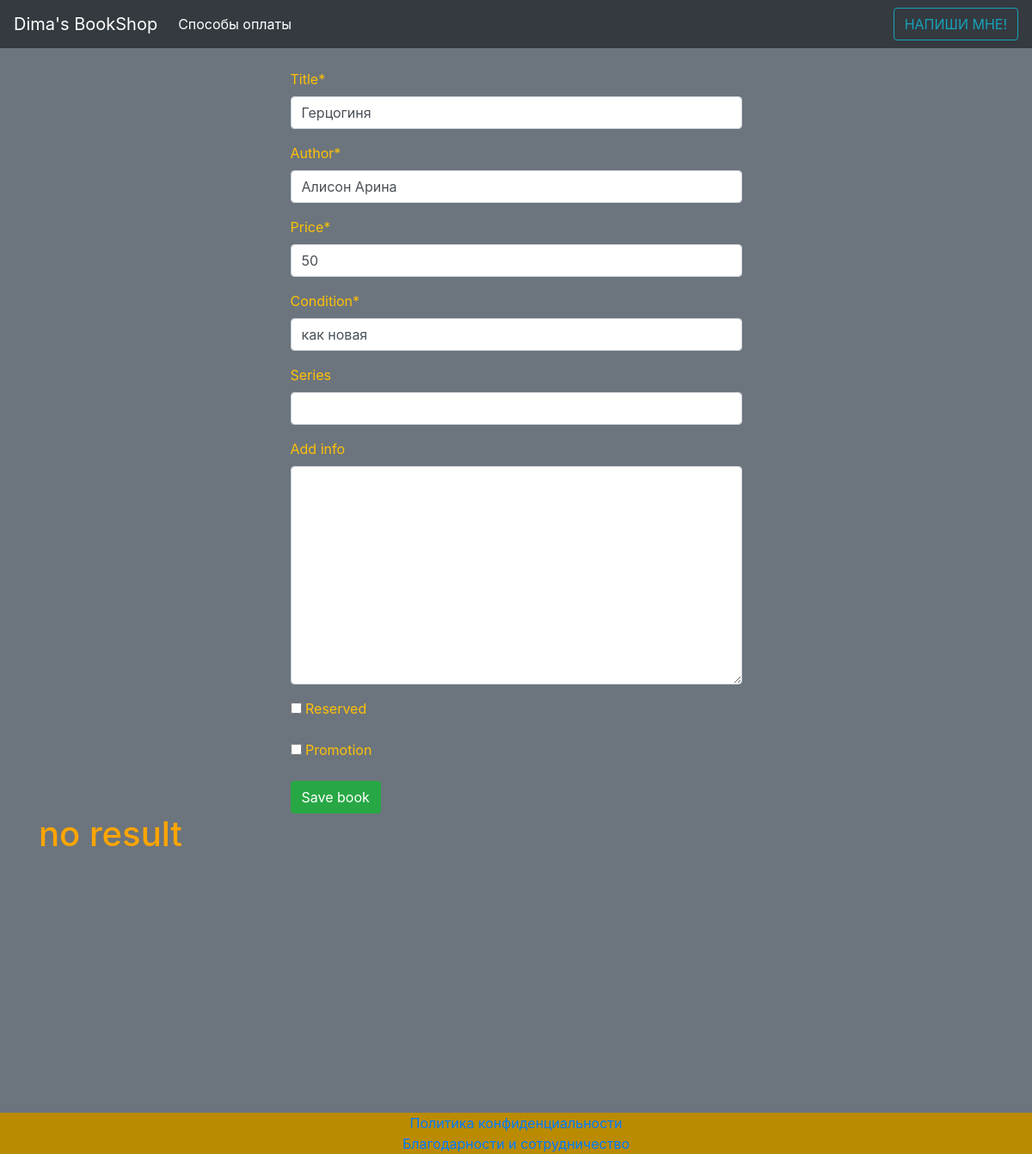
The app's page /book/817/edit with its own data.
### Books/models.py (models this page shows, shortened)
class Book(models.Model):
    title = models.CharField(max_length=120)
    author = models.CharField(max_length=120)
    price = models.IntegerField()
    condition = models.CharField(max_length=120, default="Как новая, без следов использования")
    series = models.CharField(max_length=120, blank=True)
    add_info = models.TextField(blank=True)
    reserved = models.BooleanField(default=False)
    promotion = models.BooleanField(default=False)

### Books/views.py (the view, shortened to what this page needs)
# urls.py: path('book/<id>/edit', book_edit, name='book_edit'),
def book_edit(request, id=None):
    book = get_object_or_404(Book, id=id)
    form = BookForm(request.POST or None, instance=book)
    context = {
        "book": book,
        "form": form,
        "result": "no result"
    }
    return render(request, "book_add.html", context)

### Books/forms.py
class BookForm(forms.ModelForm):
    class Meta:
        model = Book
        fields = [
            "title",
            "author",
            "price",
            "condition",
            "series",
            "add_info",
            "reserved",
            "promotion",
        ]

### templates/book_add.html
{% extends "wrapper.html" %}
{% load crispy_forms_tags %}
{% block content %}
    <form class="col-sm-6 offset-sm-3" method="POST" action="">{% csrf_token %}{{ form|crispy }}
        <input class="btn btn-success" type="submit" value="Save book">
    </form>
    <h1 style="color: orange">{{ result }}</h1>
{% endblock %}

### records on screen
Book: title "Герцогиня", author "Алисон Арина", price "50", condition "как новая"

### other values on screen
{{ result }} "no result"
